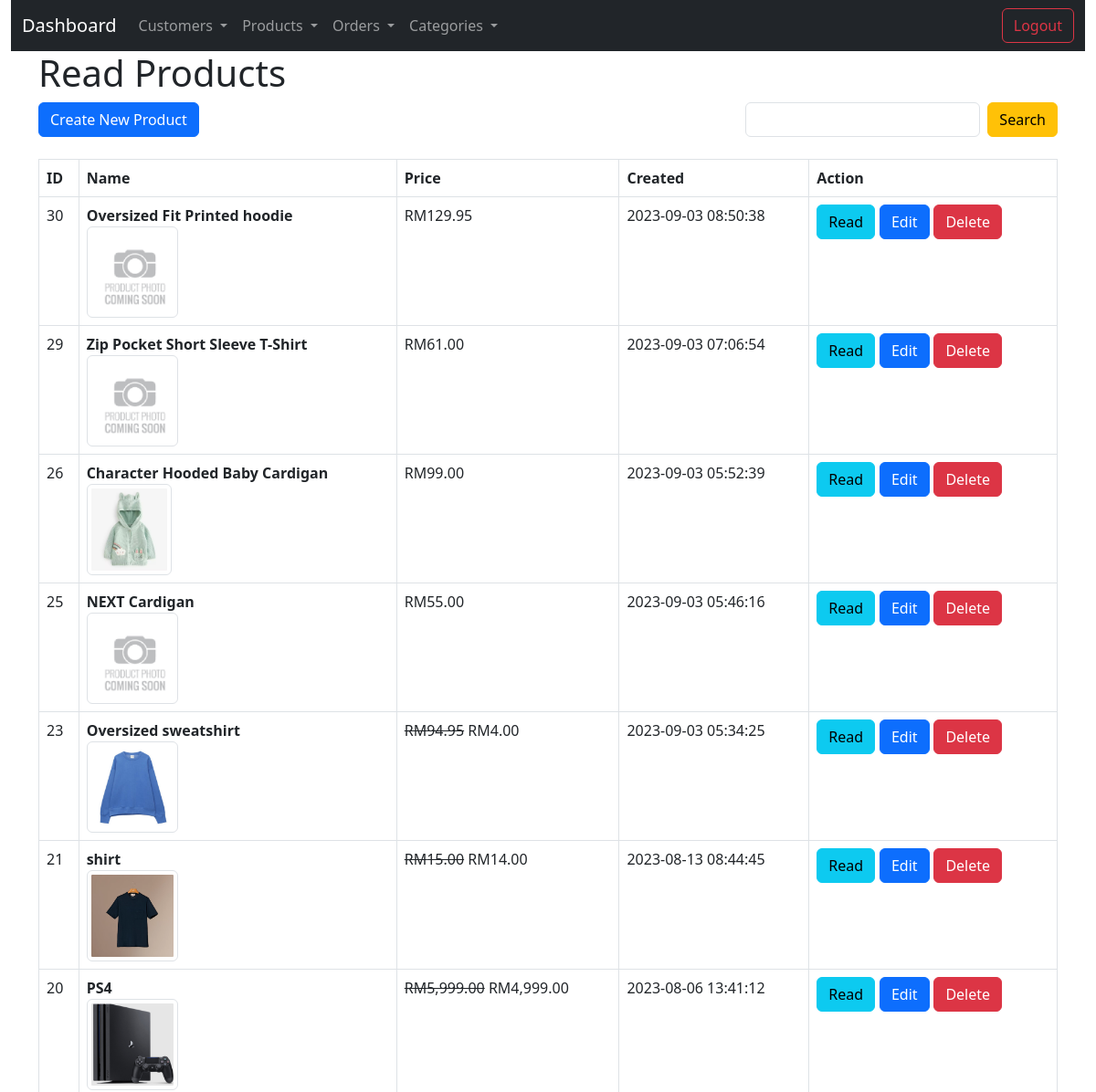
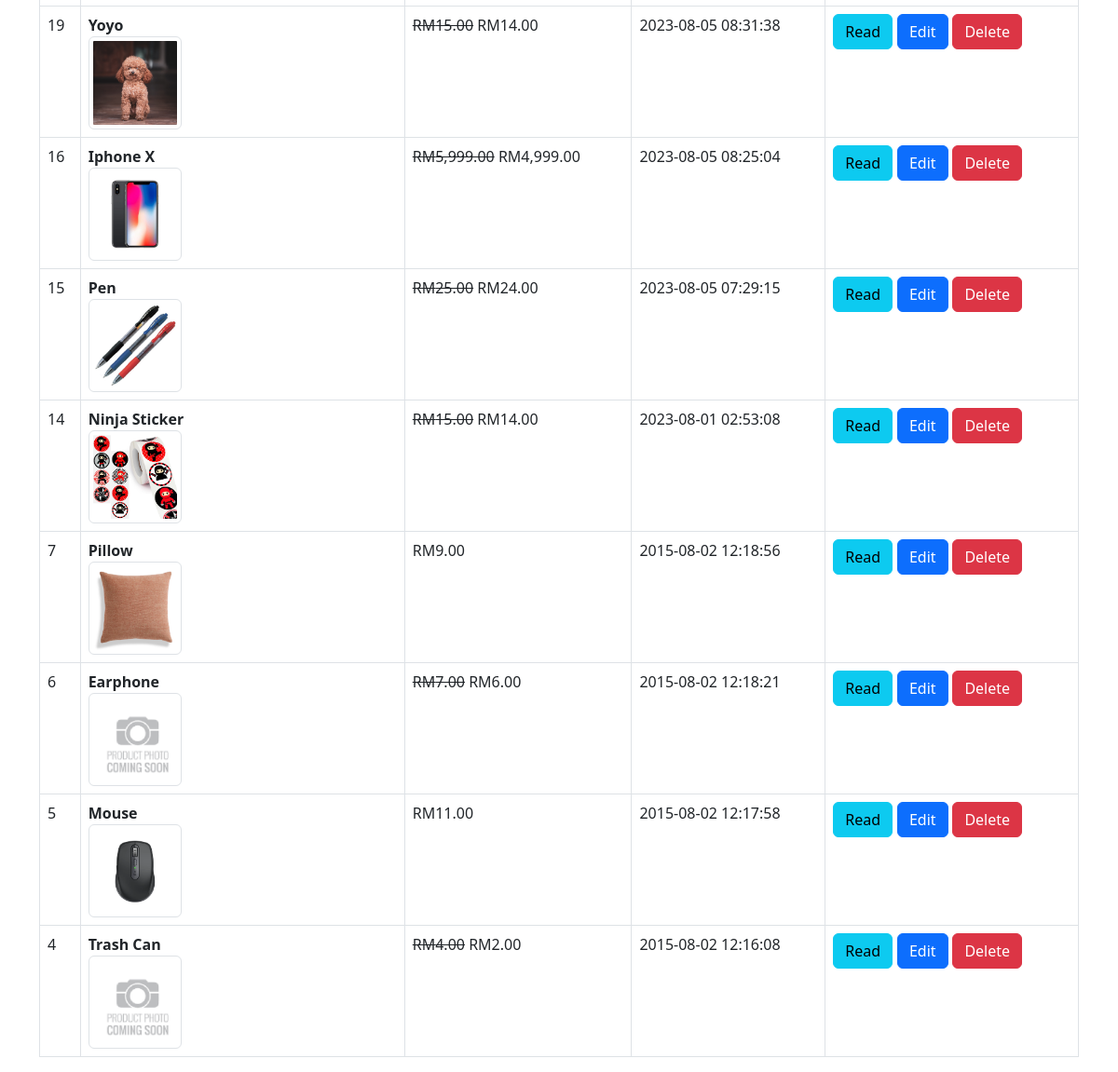
The page /product_index.php on the database its author committed (2 pictures, top to bottom).
### tables this page shows
CREATE TABLE IF NOT EXISTS `products` (
  `id` int(11) NOT NULL AUTO_INCREMENT,
  `name` varchar(128) NOT NULL,
  `description` text NOT NULL,
  `categoryID` int(1) NOT NULL,
  `price` varchar(11) NOT NULL,
  `Promotion_price` varchar(11) NOT NULL,
  `image` blob NOT NULL,
  `manufacture_date` date NOT NULL,
  `expire_date` date DEFAULT NULL,
  `created` datetime NOT NULL,
  `modified` timestamp NOT NULL DEFAULT CURRENT_TIMESTAMP,
  PRIMARY KEY (`id`)
);

### product_index.php (the view, shortened to what this page needs)
<!DOCTYPE HTML>
<html>
<head>
    <link href="https://cdn.jsdelivr.net/npm/bootstrap@5.3.0/dist/css/bootstrap.min.css" rel="stylesheet">
    <script src="https://cdn.jsdelivr.net/npm/bootstrap@5.3.0/dist/js/bootstrap.bundle.min.js"></script></head>
<?php
include 'navbar.php';
?>
<body>
    <div class="container">
        <div class="page-header">
            <h1>Read Products</h1>
        </div>
        <div class="d-flex justify-content-between mb-4">
            <a href="create_product.php" class="btn btn-primary m-b-1em">Create New Product</a>
            <form action="<?php echo htmlspecialchars($_SERVER["PHP_SELF"]); ?>" method="get" class="d-flex">
                <input type="search" id="search" name="search" class="form-control me-2" />
                <input type="submit" value="Search" class="btn btn-warning" />
            </form>
        </div>
        <?php
        include 'config_folder/database.php';
        $query = "SELECT p.id, p.name, p.categoryID, p.price, p.image, p.promotion_price, c.category_name, p.created
        FROM products p
        INNER JOIN product_category c ON p.categoryID = c.categoryID
        ORDER BY id DESC";
        $stmt = $con->prepare($query);
        $stmt->execute();
        $num = $stmt->rowCount();
        if ($num > 0) {
            echo "<div class='table-responsive'>";
            echo "<table class='table table-hover table-bordered'>";
            echo "<tr>";
            echo "<th>ID</th>";
            echo "<th>Name</th>";
            echo "<th>Price</th>";
            echo "<th>Created</th>";
            echo "<th>Action</th>";
            echo "</tr>";
            while ($row = $stmt->fetch(PDO::FETCH_ASSOC)) {
                extract($row);
                echo "<tr>";
                echo "<td>{$id}</td>";
                echo "<td>";
                echo "<strong>{$name}</strong><br>";
                echo "<img src='image/{$image}' alt='{$name}' class='img-thumbnail' style='max-width: 100px; max-height: 100px;'><br>";
                echo "</td>";
                echo "<td>";
                $priceWithoutCurrency = floatval(str_replace("RM", "", $price));
                $promotionPriceWithoutCurrency = floatval(str_replace("RM", "", $promotion_price));
                $formattedPrice = "RM" . number_format($priceWithoutCurrency, 2);
                if ($promotionPriceWithoutCurrency > 0) {
                    $formattedPrice = "<span class='text-decoration-line-through'>" . "RM" . number_format($priceWithoutCurrency, 2) . "</span>" . ' ' . "RM" . number_format($promotionPriceWithoutCurrency, 2);
                }
                echo $formattedPrice;
                echo "</td>";
                echo "<td>{$created}</td>";
                echo "<td>";
                echo "<a href='product_read_one.php?id={$id}' class='btn btn-info' style='margin-right: 0.3em;'>Read</a>";
                echo "<a href='product_update.php?id={$id}' class='btn btn-primary' style='margin-right: 0.3em;'>Edit</a>";
                echo "<a href='#' onclick='delete_product({$id});' class='btn btn-danger'>Delete</a>";
                echo "</td>";
                echo "</tr>";
            }
            echo "</table>";
            echo "</div>";
        } else {
            echo "<div class='alert alert-danger'>No records found.</div>";
        }
        ?>
    </div>
</body>
</html>

### rows shown on the page
products: id "30", name "Oversized Fit Printed hoodie", image (picture), price "RM129.95", created "2023-09-03 08:50:38"
products: id "29", name "Zip Pocket Short Sleeve T-Shirt", image (picture), price "RM61.00", created "2023-09-03 07:06:54"
products: id "26", name "Character Hooded Baby Cardigan", image (picture), price "RM99.00", created "2023-09-03 05:52:39"
products: id "25", name "NEXT Cardigan", image (picture), price "RM55.00", created "2023-09-03 05:46:16"
products: id "23", name "Oversized sweatshirt", image (picture), price "94.95", Promotion_price "4.00", created "2023-09-03 05:34:25"
products: id "21", name "shirt", image+name (picture), price "15.00", Promotion_price "14.00", created "2023-08-13 08:44:45"
products: id "20", name "PS4", image (picture), price "5,999.00", Promotion_price "4,999.00", created "2023-08-06 13:41:12"
products: id "19", name "Yoyo", image (picture), price "15.00", Promotion_price "14.00", created "2023-08-05 08:31:38"
products: id "16", name "Iphone X", image (picture), price "5,999.00", Promotion_price "4,999.00", created "2023-08-05 08:25:04"
products: id "15", name "Pen", image (picture), price "25.00", Promotion_price "24.00", created "2023-08-05 07:29:15"
products: id "14", name "Ninja Sticker", image (picture), price "15.00", Promotion_price "14.00", created "2023-08-01 02:53:08"
products: id "7", name "Pillow", image (picture), price "RM9.00", created "2015-08-02 12:18:56"
products: id "6", name "Earphone", image (picture), price "7.00", Promotion_price "6.00", created "2015-08-02 12:18:21"
products: id "5", name "Mouse", image (picture), price "RM11.00", created "2015-08-02 12:17:58"
products: id "4", name "Trash Can", image (picture), price "4.00", Promotion_price "2.00", created "2015-08-02 12:16:08"
